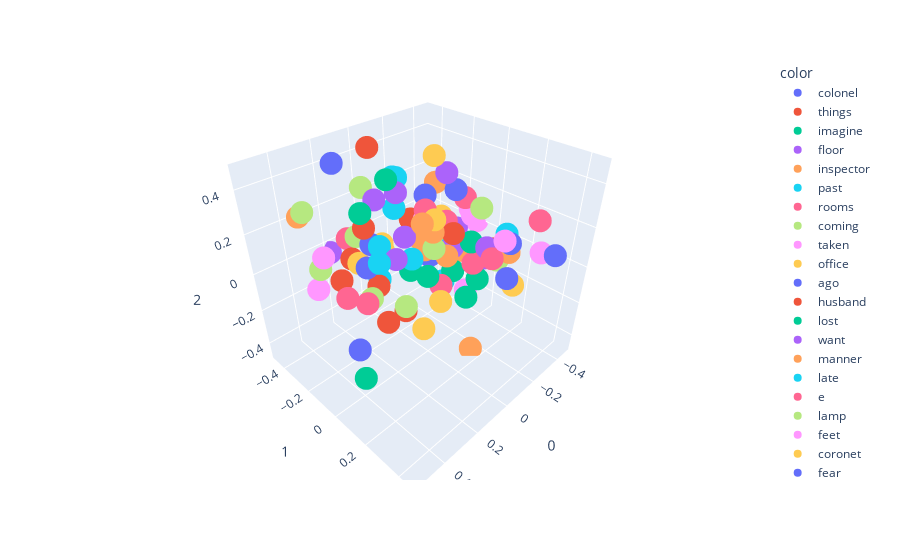

The notebook cell saved with this chart:
### Code cell
#Plotting words on a 3-d hyperplane
fig=px.scatter_3d(X[400:500],x=0,y=1,z=2,color=model_word.wv.index_to_key[400:500])
fig.show()

### Figure 1 — Plotly figure (JSON) as saved in the notebook; plotly's stock layout.template omitted (floating-point values rounded to 4 significant figures)
{"data": [{"hovertemplate": "color=colonel<br>0=%{x}<br>1=%{y}<br>2=%{z}<extra></extra>", "legendgroup": "colonel", "marker": {"color": "#636efa", "symbol": "circle"}, "mode": "markers", "name": "colonel", "scene": "scene", "showlegend": true, "type": "scatter3d", "x": [0.1607], "y": [-0.193], "z": [0.1097]}, {"hovertemplate": "color=things<br>0=%{x}<br>1=%{y}<br>2=%{z}<extra></extra>", "legendgroup": "things", "marker": {"color": "#EF553B", "symbol": "circle"}, "mode": "markers", "name": "things", "scene": "scene", "showlegend": true, "type": "scatter3d", "x": [-0.2569], "y": [0.1452], "z": [0.05192]}, {"hovertemplate": "color=imagine<br>0=%{x}<br>1=%{y}<br>2=%{z}<extra></extra>", "legendgroup": "imagine", "marker": {"color": "#00cc96", "symbol": "circle"}, "mode": "markers", "name": "imagine", "scene": "scene", "showlegend": true, "type": "scatter3d", "x": [-0.2767], "y": [-0.2429], "z": [-0.08677]}, {"hovertemplate": "color=floor<br>0=%{x}<br>1=%{y}<br>2=%{z}<extra></extra>", "legendgroup": "floor", "marker": {"color": "#ab63fa", "symbol": "circle"}, "mode": "markers", "name": "floor", "scene": "scene", "showlegend": true, "type": "scatter3d", "x": [0.2794], "y": [0.1013], "z": [0.23]}, {"hovertemplate": "color=inspector<br>0=%{x}<br>1=%{y}<br>2=%{z}<extra></extra>", "legendgroup": "inspector", "marker": {"color": "#FFA15A", "symbol": "circle"}, "mode": "markers", "name": "inspector", "scene": "scene", "showlegend": true, "type": "scatter3d", "x": [-0.1371], "y": [-0.02158], "z": [-0.008134]}, {"hovertemplate": "color=past<br>0=%{x}<br>1=%{y}<br>2=%{z}<extra></extra>", "legendgroup": "past", "marker": {"color": "#19d3f3", "symbol": "circle"}, "mode": "markers", "name": "past", "scene": "scene", "showlegend": true, "type": "scatter3d", "x": [-0.007625], "y": [-0.2268], "z": [0.2076]}, {"hovertemplate": "color=rooms<br>0=%{x}<br>1=%{y}<br>2=%{z}<extra></extra>", "legendgroup": "rooms", "marker": {"color": "#FF6692", "symbol": "circle"}, "mode": "markers", "name": "rooms", "scene": "scene", "showlegend": true, "type": "scatter3d", "x": [-0.02555], "y": [-0.05062], "z": [0.2606]}, {"hovertemplate": "color=coming<br>0=%{x}<br>1=%{y}<br>2=%{z}<extra></extra>", "legendgroup": "coming", "marker": {"color": "#B6E880", "symbol": "circle"}, "mode": "markers", "name": "coming", "scene": "scene", "showlegend": true, "type": "scatter3d", "x": [0.08279], "y": [-0.3377], "z": [0.302]}, {"hovertemplate": "color=taken<br>0=%{x}<br>1=%{y}<br>2=%{z}<extra></extra>", "legendgroup": "taken", "marker": {"color": "#FF97FF", "symbol": "circle"}, "mode": "markers", "name": "taken", "scene": "scene", "showlegend": true, "type": "scatter3d", "x": [-0.07848], "y": [-0.1088], "z": [0.169]}, {"hovertemplate": "color=office<br>0=%{x}<br>1=%{y}<br>2=%{z}<extra></extra>", "legendgroup": "office", "marker": {"color": "#FECB52", "symbol": "circle"}, "mode": "markers", "name": "office", "scene": "scene", "showlegend": true, "type": "scatter3d", "x": [-0.09135], "y": [-0.0661], "z": [0.4759]}, {"hovertemplate": "color=ago<br>0=%{x}<br>1=%{y}<br>2=%{z}<extra></extra>", "legendgroup": "ago", "marker": {"color": "#636efa", "symbol": "circle"}, "mode": "markers", "name": "ago", "scene": "scene", "showlegend": true, "type": "scatter3d", "x": [-0.2504], "y": [-0.07996], "z": [0.2651]}, {"hovertemplate": "color=husband<br>0=%{x}<br>1=%{y}<br>2=%{z}<extra></extra>", "legendgroup": "husband", "marker": {"color": "#EF553B", "symbol": "circle"}, "mode": "markers", "name": "husband", "scene": "scene", "showlegend": true, "type": "scatter3d", "x": [-0.1991], "y": [-0.3251], "z": [0.03866]}, {"hovertemplate": "color=lost<br>0=%{x}<br>1=%{y}<br>2=%{z}<extra></extra>", "legendgroup": "lost", "marker": {"color": "#00cc96", "symbol": "circle"}, "mode": "markers", "name": "lost", "scene": "scene", "showlegend": true, "type": "scatter3d", "x": [-0.2913], "y": [0.0437], "z": [-0.1835]}, {"hovertemplate": "color=want<br>0=%{x}<br>1=%{y}<br>2=%{z}<extra></extra>", "legendgroup": "want", "marker": {"color": "#ab63fa", "symbol": "circle"}, "mode": "markers", "name": "want", "scene": "scene", "showlegend": true, "type": "scatter3d", "x": [-0.3481], "y": [-0.1522], "z": [-0.002342]}, {"hovertemplate": "color=manner<br>0=%{x}<br>1=%{y}<br>2=%{z}<extra></extra>", "legendgroup": "manner", "marker": {"color": "#FFA15A", "symbol": "circle"}, "mode": "markers", "name": "manner", "scene": "scene", "showlegend": true, "type": "scatter3d", "x": [-0.1369], "y": [0.1525], "z": [-0.4673]}, {"hovertemplate": "color=late<br>0=%{x}<br>1=%{y}<br>2=%{z}<extra></extra>", "legendgroup": "late", "marker": {"color": "#19d3f3", "symbol": "circle"}, "mode": "markers", "name": "late", "scene": "scene", "showlegend": true, "type": "scatter3d", "x": [-0.2613], "y": [-0.1684], "z": [-0.01356]}, {"hovertemplate": "color=e<br>0=%{x}<br>1=%{y}<br>2=%{z}<extra></extra>", "legendgroup": "e", "marker": {"color": "#FF6692", "symbol": "circle"}, "mode": "markers", "name": "e", "scene": "scene", "showlegend": true, "type": "scatter3d", "x": [-0.1472], "y": [0.2237], "z": [0.08847]}, {"hovertemplate": "color=lamp<br>0=%{x}<br>1=%{y}<br>2=%{z}<extra></extra>", "legendgroup": "lamp", "marker": {"color": "#B6E880", "symbol": "circle"}, "mode": "markers", "name": "lamp", "scene": "scene", "showlegend": true, "type": "scatter3d", "x": [0.4196], "y": [-0.197], "z": [0.106]}, {"hovertemplate": "color=feet<br>0=%{x}<br>1=%{y}<br>2=%{z}<extra></extra>", "legendgroup": "feet", "marker": {"color": "#FF97FF", "symbol": "circle"}, "mode": "markers", "name": "feet", "scene": "scene", "showlegend": true, "type": "scatter3d", "x": [0.4164], "y": [-0.1687], "z": [0.174]}, {"hovertemplate": "color=coronet<br>0=%{x}<br>1=%{y}<br>2=%{z}<extra></extra>", "legendgroup": "coronet", "marker": {"color": "#FECB52", "symbol": "circle"}, "mode": "markers", "name": "coronet", "scene": "scene", "showlegend": true, "type": "scatter3d", "x": [0.02815], "y": [-0.278], "z": [0.01658]}, {"hovertemplate": "color=fear<br>0=%{x}<br>1=%{y}<br>2=%{z}<extra></extra>", "legendgroup": "fear", "marker": {"color": "#636efa", "symbol": "circle"}, "mode": "markers", "name": "fear", "scene": "scene", "showlegend": true, "type": "scatter3d", "x": [-0.1885], "y": [-0.1805], "z": [-0.1053]}, {"hovertemplate": "color=cry<br>0=%{x}<br>1=%{y}<br>2=%{z}<extra></extra>", "legendgroup": "cry", "marker": {"color": "#EF553B", "symbol": "circle"}, "mode": "markers", "name": "cry", "scene": "scene", "showlegend": true, "type": "scatter3d", "x": [0.1634], "y": [-0.2324], "z": [0.1757]}, {"hovertemplate": "color=station<br>0=%{x}<br>1=%{y}<br>2=%{z}<extra></extra>", "legendgroup": "station", "marker": {"color": "#00cc96", "symbol": "circle"}, "mode": "markers", "name": "station", "scene": "scene", "showlegend": true, "type": "scatter3d", "x": [0.1334], "y": [-0.1089], "z": [0.4307]}, {"hovertemplate": "color=people<br>0=%{x}<br>1=%{y}<br>2=%{z}<extra></extra>", "legendgroup": "people", "marker": {"color": "#ab63fa", "symbol": "circle"}, "mode": "markers", "name": "people", "scene": "scene", "showlegend": true, "type": "scatter3d", "x": [-0.1538], "y": [0.1861], "z": [0.1231]}, {"hovertemplate": "color=walked<br>0=%{x}<br>1=%{y}<br>2=%{z}<extra></extra>", "legendgroup": "walked", "marker": {"color": "#FFA15A", "symbol": "circle"}, "mode": "markers", "name": "walked", "scene": "scene", "showlegend": true, "type": "scatter3d", "x": [0.4121], "y": [-0.3259], "z": [0.2911]}, {"hovertemplate": "color=seems<br>0=%{x}<br>1=%{y}<br>2=%{z}<extra></extra>", "legendgroup": "seems", "marker": {"color": "#19d3f3", "symbol": "circle"}, "mode": "markers", "name": "seems", "scene": "scene", "showlegend": true, "type": "scatter3d", "x": [-0.2154], "y": [-0.1109], "z": [-0.236]}, {"hovertemplate": "color=address<br>0=%{x}<br>1=%{y}<br>2=%{z}<extra></extra>", "legendgroup": "address", "marker": {"color": "#FF6692", "symbol": "circle"}, "mode": "markers", "name": "address", "scene": "scene", "showlegend": true, "type": "scatter3d", "x": [-0.3296], "y": [-0.08986], "z": [0.1938]}, {"hovertemplate": "color=absolutely<br>0=%{x}<br>1=%{y}<br>2=%{z}<extra></extra>", "legendgroup": "absolutely", "marker": {"color": "#B6E880", "symbol": "circle"}, "mode": "markers", "name": "absolutely", "scene": "scene", "showlegend": true, "type": "scatter3d", "x": [-0.431], "y": [0.05043], "z": [-0.1372]}, {"hovertemplate": "color=holder<br>0=%{x}<br>1=%{y}<br>2=%{z}<extra></extra>", "legendgroup": "holder", "marker": {"color": "#FF97FF", "symbol": "circle"}, "mode": "markers", "name": "holder", "scene": "scene", "showlegend": true, "type": "scatter3d", "x": [-0.1588], "y": [0.2702], "z": [0.191]}, {"hovertemplate": "color=second<br>0=%{x}<br>1=%{y}<br>2=%{z}<extra></extra>", "legendgroup": "second", "marker": {"color": "#FECB52", "symbol": "circle"}, "mode": "markers", "name": "second", "scene": "scene", "showlegend": true, "type": "scatter3d", "x": [-0.03248], "y": [-0.001994], "z": [0.2304]}, {"hovertemplate": "color=present<br>0=%{x}<br>1=%{y}<br>2=%{z}<extra></extra>", "legendgroup": "present", "marker": {"color": "#636efa", "symbol": "circle"}, "mode": "markers", "name": "present", "scene": "scene", "showlegend": true, "type": "scatter3d", "x": [-0.3043], "y": [0.2011], "z": [0.08306]}, {"hovertemplate": "color=letters<br>0=%{x}<br>1=%{y}<br>2=%{z}<extra></extra>", "legendgroup": "letters", "marker": {"color": "#EF553B", "symbol": "circle"}, "mode": "markers", "name": "letters", "scene": "scene", "showlegend": true, "type": "scatter3d", "x": [-0.1606], "y": [-0.00769], "z": [0.1069]}, {"hovertemplate": "color=outside<br>0=%{x}<br>1=%{y}<br>2=%{z}<extra></extra>", "legendgroup": "outside", "marker": {"color": "#00cc96", "symbol": "circle"}, "mode": "markers", "name": "outside", "scene": "scene", "showlegend": true, "type": "scatter3d", "x": [0.1136], "y": [0.103], "z": [0.06916]}, {"hovertemplate": "color=clair<br>0=%{x}<br>1=%{y}<br>2=%{z}<extra></extra>", "legendgroup": "clair", "marker": {"color": "#ab63fa", "symbol": "circle"}, "mode": "markers", "name": "clair", "scene": "scene", "showlegend": true, "type": "scatter3d", "x": [0.02666], "y": [-0.1254], "z": [0.1183]}, {"hovertemplate": "color=goose<br>0=%{x}<br>1=%{y}<br>2=%{z}<extra></extra>", "legendgroup": "goose", "marker": {"color": "#FFA15A", "symbol": "circle"}, "mode": "markers", "name": "goose", "scene": "scene", "showlegend": true, "type": "scatter3d", "x": [0.03553], "y": [-0.006811], "z": [0.2366]}, {"hovertemplate": "color=above<br>0=%{x}<br>1=%{y}<br>2=%{z}<extra></extra>", "legendgroup": "above", "marker": {"color": "#19d3f3", "symbol": "circle"}, "mode": "markers", "name": "above", "scene": "scene", "showlegend": true, "type": "scatter3d", "x": [0.09316], "y": [-0.01046], "z": [0.0897]}, {"hovertemplate": "color=air<br>0=%{x}<br>1=%{y}<br>2=%{z}<extra></extra>", "legendgroup": "air", "marker": {"color": "#FF6692", "symbol": "circle"}, "mode": "markers", "name": "air", "scene": "scene", "showlegend": true, "type": "scatter3d", "x": [0.3102], "y": [-0.1899], "z": [-0.09831]}, {"hovertemplate": "color=dress<br>0=%{x}<br>1=%{y}<br>2=%{z}<extra></extra>", "legendgroup": "dress", "marker": {"color": "#B6E880", "symbol": "circle"}, "mode": "markers", "name": "dress", "scene": "scene", "showlegend": true, "type": "scatter3d", "x": [0.103], "y": [-0.04073], "z": [-0.1775]}, {"hovertemplate": "color=marriage<br>0=%{x}<br>1=%{y}<br>2=%{z}<extra></extra>", "legendgroup": "marriage", "marker": {"color": "#FF97FF", "symbol": "circle"}, "mode": "markers", "name": "marriage", "scene": "scene", "showlegend": true, "type": "scatter3d", "x": [-0.3946], "y": [-0.09404], "z": [0.07477]}, {"hovertemplate": "color=remember<br>0=%{x}<br>1=%{y}<br>2=%{z}<extra></extra>", "legendgroup": "remember", "marker": {"color": "#FECB52", "symbol": "circle"}, "mode": "markers", "name": "remember", "scene": "scene", "showlegend": true, "type": "scatter3d", "x": [-0.231], "y": [-0.1486], "z": [0.1119]}, {"hovertemplate": "color=electronic<br>0=%{x}<br>1=%{y}<br>2=%{z}<extra></extra>", "legendgroup": "electronic", "marker": {"color": "#636efa", "symbol": "circle"}, "mode": "markers", "name": "electronic", "scene": "scene", "showlegend": true, "type": "scatter3d", "x": [-0.2452], "y": [0.4545], "z": [0.1665]}, {"hovertemplate": "color=spoke<br>0=%{x}<br>1=%{y}<br>2=%{z}<extra></extra>", "legendgroup": "spoke", "marker": {"color": "#EF553B", "symbol": "circle"}, "mode": "markers", "name": "spoke", "scene": "scene", "showlegend": true, "type": "scatter3d", "x": [0.1922], "y": [-0.395], "z": [-0.1717]}, {"hovertemplate": "color=appeared<br>0=%{x}<br>1=%{y}<br>2=%{z}<extra></extra>", "legendgroup": "appeared", "marker": {"color": "#00cc96", "symbol": "circle"}, "mode": "markers", "name": "appeared", "scene": "scene", "showlegend": true, "type": "scatter3d", "x": [0.03178], "y": [-0.08431], "z": [-0.0358]}, {"hovertemplate": "color=week<br>0=%{x}<br>1=%{y}<br>2=%{z}<extra></extra>", "legendgroup": "week", "marker": {"color": "#ab63fa", "symbol": "circle"}, "mode": "markers", "name": "week", "scene": "scene", "showlegend": true, "type": "scatter3d", "x": [-0.1202], "y": [-0.02137], "z": [0.4069]}, {"hovertemplate": "color=girl<br>0=%{x}<br>1=%{y}<br>2=%{z}<extra></extra>", "legendgroup": "girl", "marker": {"color": "#FFA15A", "symbol": "circle"}, "mode": "markers", "name": "girl", "scene": "scene", "showlegend": true, "type": "scatter3d", "x": [-0.3159], "y": [-0.1075], "z": [-0.1006]}, {"hovertemplate": "color=visitor<br>0=%{x}<br>1=%{y}<br>2=%{z}<extra></extra>", "legendgroup": "visitor", "marker": {"color": "#19d3f3", "symbol": "circle"}, "mode": "markers", "name": "visitor", "scene": "scene", "showlegend": true, "type": "scatter3d", "x": [0.04519], "y": [-0.2872], "z": [-0.1829]}, {"hovertemplate": "color=alone<br>0=%{x}<br>1=%{y}<br>2=%{z}<extra></extra>", "legendgroup": "alone", "marker": {"color": "#FF6692", "symbol": "circle"}, "mode": "markers", "name": "alone", "scene": "scene", "showlegend": true, "type": "scatter3d", "x": [-0.225], "y": [-0.1098], "z": [0.1023]}, {"hovertemplate": "color=held<br>0=%{x}<br>1=%{y}<br>2=%{z}<extra></extra>", "legendgroup": "held", "marker": {"color": "#B6E880", "symbol": "circle"}, "mode": "markers", "name": "held", "scene": "scene", "showlegend": true, "type": "scatter3d", "x": [0.204], "y": [-0.1538], "z": [-0.1388]}, {"hovertemplate": "color=reason<br>0=%{x}<br>1=%{y}<br>2=%{z}<extra></extra>", "legendgroup": "reason", "marker": {"color": "#FF97FF", "symbol": "circle"}, "mode": "markers", "name": "reason", "scene": "scene", "showlegend": true, "type": "scatter3d", "x": [-0.4374], "y": [-0.1443], "z": [0.07459]}, {"hovertemplate": "color=thank<br>0=%{x}<br>1=%{y}<br>2=%{z}<extra></extra>", "legendgroup": "thank", "marker": {"color": "#FECB52", "symbol": "circle"}, "mode": "markers", "name": "thank", "scene": "scene", "showlegend": true, "type": "scatter3d", "x": [-0.416], "y": [-0.1851], "z": [-0.1283]}, {"hovertemplate": "color=blue<br>0=%{x}<br>1=%{y}<br>2=%{z}<extra></extra>", "legendgroup": "blue", "marker": {"color": "#636efa", "symbol": "circle"}, "mode": "markers", "name": "blue", "scene": "scene", "showlegend": true, "type": "scatter3d", "x": [0.4528], "y": [0.06538], "z": [-0.1334]}, {"hovertemplate": "color=deep<br>0=%{x}<br>1=%{y}<br>2=%{z}<extra></extra>", "legendgroup": "deep", "marker": {"color": "#EF553B", "symbol": "circle"}, "mode": "markers", "name": "deep", "scene": "scene", "showlegend": true, "type": "scatter3d", "x": [0.2899], "y": [0.053], "z": [-0.09813]}, {"hovertemplate": "color=mine<br>0=%{x}<br>1=%{y}<br>2=%{z}<extra></extra>", "legendgroup": "mine", "marker": {"color": "#00cc96", "symbol": "circle"}, "mode": "markers", "name": "mine", "scene": "scene", "showlegend": true, "type": "scatter3d", "x": [-0.2092], "y": [-0.04467], "z": [-0.1378]}, {"hovertemplate": "color=rose<br>0=%{x}<br>1=%{y}<br>2=%{z}<extra></extra>", "legendgroup": "rose", "marker": {"color": "#ab63fa", "symbol": "circle"}, "mode": "markers", "name": "rose", "scene": "scene", "showlegend": true, "type": "scatter3d", "x": [0.1887], "y": [-0.4704], "z": [-0.04651]}, {"hovertemplate": "color=person<br>0=%{x}<br>1=%{y}<br>2=%{z}<extra></extra>", "legendgroup": "person", "marker": {"color": "#FFA15A", "symbol": "circle"}, "mode": "markers", "name": "person", "scene": "scene", "showlegend": true, "type": "scatter3d", "x": [-0.2899], "y": [0.2088], "z": [0.04694]}, {"hovertemplate": "color=called<br>0=%{x}<br>1=%{y}<br>2=%{z}<extra></extra>", "legendgroup": "called", "marker": {"color": "#19d3f3", "symbol": "circle"}, "mode": "markers", "name": "called", "scene": "scene", "showlegend": true, "type": "scatter3d", "x": [-0.07308], "y": [-0.2829], "z": [0.3149]}, {"hovertemplate": "color=john<br>0=%{x}<br>1=%{y}<br>2=%{z}<extra></extra>", "legendgroup": "john", "marker": {"color": "#FF6692", "symbol": "circle"}, "mode": "markers", "name": "john", "scene": "scene", "showlegend": true, "type": "scatter3d", "x": [-0.02459], "y": [0.05016], "z": [-0.07792]}, {"hovertemplate": "color=king<br>0=%{x}<br>1=%{y}<br>2=%{z}<extra></extra>", "legendgroup": "king", "marker": {"color": "#B6E880", "symbol": "circle"}, "mode": "markers", "name": "king", "scene": "scene", "showlegend": true, "type": "scatter3d", "x": [-0.2337], "y": [0.08307], "z": [0.2408]}, {"hovertemplate": "color=easy<br>0=%{x}<br>1=%{y}<br>2=%{z}<extra></extra>", "legendgroup": "easy", "marker": {"color": "#FF97FF", "symbol": "circle"}, "mode": "markers", "name": "easy", "scene": "scene", "showlegend": true, "type": "scatter3d", "x": [-0.2557], "y": [0.003207], "z": [-0.2533]}, {"hovertemplate": "color=dressed<br>0=%{x}<br>1=%{y}<br>2=%{z}<extra></extra>", "legendgroup": "dressed", "marker": {"color": "#FECB52", "symbol": "circle"}, "mode": "markers", "name": "dressed", "scene": "scene", "showlegend": true, "type": "scatter3d", "x": [0.1796], "y": [-0.2644], "z": [-0.01304]}, {"hovertemplate": "color=drove<br>0=%{x}<br>1=%{y}<br>2=%{z}<extra></extra>", "legendgroup": "drove", "marker": {"color": "#636efa", "symbol": "circle"}, "mode": "markers", "name": "drove", "scene": "scene", "showlegend": true, "type": "scatter3d", "x": [0.1803], "y": [-0.3944], "z": [0.4252]}, {"hovertemplate": "color=cab<br>0=%{x}<br>1=%{y}<br>2=%{z}<extra></extra>", "legendgroup": "cab", "marker": {"color": "#EF553B", "symbol": "circle"}, "mode": "markers", "name": "cab", "scene": "scene", "showlegend": true, "type": "scatter3d", "x": [-0.000373], "y": [-0.38], "z": [0.4473]}, {"hovertemplate": "color=fact<br>0=%{x}<br>1=%{y}<br>2=%{z}<extra></extra>", "legendgroup": "fact", "marker": {"color": "#00cc96", "symbol": "circle"}, "mode": "markers", "name": "fact", "scene": "scene", "showlegend": true, "type": "scatter3d", "x": [-0.2075], "y": [0.05876], "z": [0.07137]}, {"hovertemplate": "color=followed<br>0=%{x}<br>1=%{y}<br>2=%{z}<extra></extra>", "legendgroup": "followed", "marker": {"color": "#ab63fa", "symbol": "circle"}, "mode": "markers", "name": "followed", "scene": "scene", "showlegend": true, "type": "scatter3d", "x": [0.0757], "y": [-0.2598], "z": [0.2675]}, {"hovertemplate": "color=heart<br>0=%{x}<br>1=%{y}<br>2=%{z}<extra></extra>", "legendgroup": "heart", "marker": {"color": "#FFA15A", "symbol": "circle"}, "mode": "markers", "name": "heart", "scene": "scene", "showlegend": true, "type": "scatter3d", "x": [-0.1594], "y": [-0.1835], "z": [-0.05929]}, {"hovertemplate": "color=square<br>0=%{x}<br>1=%{y}<br>2=%{z}<extra></extra>", "legendgroup": "square", "marker": {"color": "#19d3f3", "symbol": "circle"}, "mode": "markers", "name": "square", "scene": "scene", "showlegend": true, "type": "scatter3d", "x": [0.2938], "y": [0.02685], "z": [0.2596]}, {"hovertemplate": "color=beside<br>0=%{x}<br>1=%{y}<br>2=%{z}<extra></extra>", "legendgroup": "beside", "marker": {"color": "#FF6692", "symbol": "circle"}, "mode": "markers", "name": "beside", "scene": "scene", "showlegend": true, "type": "scatter3d", "x": [0.3029], "y": [-0.05912], "z": [-0.05713]}, {"hovertemplate": "color=photograph<br>0=%{x}<br>1=%{y}<br>2=%{z}<extra></extra>", "legendgroup": "photograph", "marker": {"color": "#B6E880", "symbol": "circle"}, "mode": "markers", "name": "photograph", "scene": "scene", "showlegend": true, "type": "scatter3d", "x": [-0.2153], "y": [-0.1499], "z": [0.04821]}, {"hovertemplate": "color=married<br>0=%{x}<br>1=%{y}<br>2=%{z}<extra></extra>", "legendgroup": "married", "marker": {"color": "#FF97FF", "symbol": "circle"}, "mode": "markers", "name": "married", "scene": "scene", "showlegend": true, "type": "scatter3d", "x": [-0.257], "y": [-0.2011], "z": [0.04592]}, {"hovertemplate": "color=bell<br>0=%{x}<br>1=%{y}<br>2=%{z}<extra></extra>", "legendgroup": "bell", "marker": {"color": "#FECB52", "symbol": "circle"}, "mode": "markers", "name": "bell", "scene": "scene", "showlegend": true, "type": "scatter3d", "x": [0.07047], "y": [-0.2207], "z": [0.02433]}, {"hovertemplate": "color=foundation<br>0=%{x}<br>1=%{y}<br>2=%{z}<extra></extra>", "legendgroup": "foundation", "marker": {"color": "#636efa", "symbol": "circle"}, "mode": "markers", "name": "foundation", "scene": "scene", "showlegend": true, "type": "scatter3d", "x": [-0.08833], "y": [0.3457], "z": [0.07926]}, {"hovertemplate": "color=quick<br>0=%{x}<br>1=%{y}<br>2=%{z}<extra></extra>", "legendgroup": "quick", "marker": {"color": "#EF553B", "symbol": "circle"}, "mode": "markers", "name": "quick", "scene": "scene", "showlegend": true, "type": "scatter3d", "x": [0.04198], "y": [-0.1098], "z": [-0.2784]}, {"hovertemplate": "color=led<br>0=%{x}<br>1=%{y}<br>2=%{z}<extra></extra>", "legendgroup": "led", "marker": {"color": "#00cc96", "symbol": "circle"}, "mode": "markers", "name": "led", "scene": "scene", "showlegend": true, "type": "scatter3d", "x": [0.2565], "y": [-0.1265], "z": [0.3241]}, {"hovertemplate": "color=steps<br>0=%{x}<br>1=%{y}<br>2=%{z}<extra></extra>", "legendgroup": "steps", "marker": {"color": "#ab63fa", "symbol": "circle"}, "mode": "markers", "name": "steps", "scene": "scene", "showlegend": true, "type": "scatter3d", "x": [0.03624], "y": [-0.1636], "z": [0.3221]}, {"hovertemplate": "color=chance<br>0=%{x}<br>1=%{y}<br>2=%{z}<extra></extra>", "legendgroup": "chance", "marker": {"color": "#FFA15A", "symbol": "circle"}, "mode": "markers", "name": "chance", "scene": "scene", "showlegend": true, "type": "scatter3d", "x": [-0.2583], "y": [-0.2146], "z": [0.2534]}, {"hovertemplate": "color=windows<br>0=%{x}<br>1=%{y}<br>2=%{z}<extra></extra>", "legendgroup": "windows", "marker": {"color": "#19d3f3", "symbol": "circle"}, "mode": "markers", "name": "windows", "scene": "scene", "showlegend": true, "type": "scatter3d", "x": [0.3741], "y": [0.1193], "z": [0.2675]}, {"hovertemplate": "color=began<br>0=%{x}<br>1=%{y}<br>2=%{z}<extra></extra>", "legendgroup": "began", "marker": {"color": "#FF6692", "symbol": "circle"}, "mode": "markers", "name": "began", "scene": "scene", "showlegend": true, "type": "scatter3d", "x": [0.1248], "y": [-0.4129], "z": [0.02816]}, {"hovertemplate": "color=silence<br>0=%{x}<br>1=%{y}<br>2=%{z}<extra></extra>", "legendgroup": "silence", "marker": {"color": "#B6E880", "symbol": "circle"}, "mode": "markers", "name": "silence", "scene": "scene", "showlegend": true, "type": "scatter3d", "x": [0.1812], "y": [-0.266], "z": [0.1276]}, {"hovertemplate": "color=because<br>0=%{x}<br>1=%{y}<br>2=%{z}<extra></extra>", "legendgroup": "because", "marker": {"color": "#FF97FF", "symbol": "circle"}, "mode": "markers", "name": "because", "scene": "scene", "showlegend": true, "type": "scatter3d", "x": [-0.4669], "y": [-0.1207], "z": [0.003725]}, {"hovertemplate": "color=headed<br>0=%{x}<br>1=%{y}<br>2=%{z}<extra></extra>", "legendgroup": "headed", "marker": {"color": "#FECB52", "symbol": "circle"}, "mode": "markers", "name": "headed", "scene": "scene", "showlegend": true, "type": "scatter3d", "x": [0.03028], "y": [0.1008], "z": [-0.1094]}, {"hovertemplate": "color=struck<br>0=%{x}<br>1=%{y}<br>2=%{z}<extra></extra>", "legendgroup": "struck", "marker": {"color": "#636efa", "symbol": "circle"}, "mode": "markers", "name": "struck", "scene": "scene", "showlegend": true, "type": "scatter3d", "x": [0.1662], "y": [-0.2242], "z": [-0.02484]}, {"hovertemplate": "color=eye<br>0=%{x}<br>1=%{y}<br>2=%{z}<extra></extra>", "legendgroup": "eye", "marker": {"color": "#EF553B", "symbol": "circle"}, "mode": "markers", "name": "eye", "scene": "scene", "showlegend": true, "type": "scatter3d", "x": [0.1198], "y": [-0.206], "z": [-0.1412]}, {"hovertemplate": "color=grey<br>0=%{x}<br>1=%{y}<br>2=%{z}<extra></extra>", "legendgroup": "grey", "marker": {"color": "#00cc96", "symbol": "circle"}, "mode": "markers", "name": "grey", "scene": "scene", "showlegend": true, "type": "scatter3d", "x": [0.5343], "y": [0.2006], "z": [-0.1286]}, {"hovertemplate": "color=likely<br>0=%{x}<br>1=%{y}<br>2=%{z}<extra></extra>", "legendgroup": "likely", "marker": {"color": "#ab63fa", "symbol": "circle"}, "mode": "markers", "name": "likely", "scene": "scene", "showlegend": true, "type": "scatter3d", "x": [-0.3476], "y": [0.02916], "z": [-0.09496]}, {"hovertemplate": "color=twenty<br>0=%{x}<br>1=%{y}<br>2=%{z}<extra></extra>", "legendgroup": "twenty", "marker": {"color": "#FFA15A", "symbol": "circle"}, "mode": "markers", "name": "twenty", "scene": "scene", "showlegend": true, "type": "scatter3d", "x": [-0.09618], "y": [-0.0709], "z": [0.1143]}, {"hovertemplate": "color=started<br>0=%{x}<br>1=%{y}<br>2=%{z}<extra></extra>", "legendgroup": "started", "marker": {"color": "#19d3f3", "symbol": "circle"}, "mode": "markers", "name": "started", "scene": "scene", "showlegend": true, "type": "scatter3d", "x": [-0.01923], "y": [-0.2459], "z": [0.3479]}, {"hovertemplate": "color=attention<br>0=%{x}<br>1=%{y}<br>2=%{z}<extra></extra>", "legendgroup": "attention", "marker": {"color": "#FF6692", "symbol": "circle"}, "mode": "markers", "name": "attention", "scene": "scene", "showlegend": true, "type": "scatter3d", "x": [-0.2037], "y": [0.07971], "z": [-0.03157]}, {"hovertemplate": "color=bird<br>0=%{x}<br>1=%{y}<br>2=%{z}<extra></extra>", "legendgroup": "bird", "marker": {"color": "#B6E880", "symbol": "circle"}, "mode": "markers", "name": "bird", "scene": "scene", "showlegend": true, "type": "scatter3d", "x": [-0.07369], "y": [-0.04225], "z": [0.05157]}, {"hovertemplate": "color=terms<br>0=%{x}<br>1=%{y}<br>2=%{z}<extra></extra>", "legendgroup": "terms", "marker": {"color": "#FF97FF", "symbol": "circle"}, "mode": "markers", "name": "terms", "scene": "scene", "showlegend": true, "type": "scatter3d", "x": [-0.2205], "y": [0.4046], "z": [0.1677]}, {"hovertemplate": "color=public<br>0=%{x}<br>1=%{y}<br>2=%{z}<extra></extra>", "legendgroup": "public", "marker": {"color": "#FECB52", "symbol": "circle"}, "mode": "markers", "name": "public", "scene": "scene", "showlegend": true, "type": "scatter3d", "x": [-0.1948], "y": [0.3086], "z": [-0.02997]}, {"hovertemplate": "color=next<br>0=%{x}<br>1=%{y}<br>2=%{z}<extra></extra>", "legendgroup": "next", "marker": {"color": "#636efa", "symbol": "circle"}, "mode": "markers", "name": "next", "scene": "scene", "showlegend": true, "type": "scatter3d", "x": [-0.1304], "y": [-0.1553], "z": [0.2546]}, {"hovertemplate": "color=step<br>0=%{x}<br>1=%{y}<br>2=%{z}<extra></extra>", "legendgroup": "step", "marker": {"color": "#EF553B", "symbol": "circle"}, "mode": "markers", "name": "step", "scene": "scene", "showlegend": true, "type": "scatter3d", "x": [0.1557], "y": [-0.3483], "z": [-0.04059]}, {"hovertemplate": "color=nature<br>0=%{x}<br>1=%{y}<br>2=%{z}<extra></extra>", "legendgroup": "nature", "marker": {"color": "#00cc96", "symbol": "circle"}, "mode": "markers", "name": "nature", "scene": "scene", "showlegend": true, "type": "scatter3d", "x": [-0.1281], "y": [0.1119], "z": [-0.1676]}, {"hovertemplate": "color=ready<br>0=%{x}<br>1=%{y}<br>2=%{z}<extra></extra>", "legendgroup": "ready", "marker": {"color": "#ab63fa", "symbol": "circle"}, "mode": "markers", "name": "ready", "scene": "scene", "showlegend": true, "type": "scatter3d", "x": [-0.2346], "y": [-0.07453], "z": [-0.02896]}, {"hovertemplate": "color=arthur<br>0=%{x}<br>1=%{y}<br>2=%{z}<extra></extra>", "legendgroup": "arthur", "marker": {"color": "#FFA15A", "symbol": "circle"}, "mode": "markers", "name": "arthur", "scene": "scene", "showlegend": true, "type": "scatter3d", "x": [-0.1659], "y": [-0.2207], "z": [-0.01806]}, {"hovertemplate": "color=cases<br>0=%{x}<br>1=%{y}<br>2=%{z}<extra></extra>", "legendgroup": "cases", "marker": {"color": "#19d3f3", "symbol": "circle"}, "mode": "markers", "name": "cases", "scene": "scene", "showlegend": true, "type": "scatter3d", "x": [-0.3581], "y": [0.1417], "z": [0.0833]}, {"hovertemplate": "color=states<br>0=%{x}<br>1=%{y}<br>2=%{z}<extra></extra>", "legendgroup": "states", "marker": {"color": "#FF6692", "symbol": "circle"}, "mode": "markers", "name": "states", "scene": "scene", "showlegend": true, "type": "scatter3d", "x": [-0.2107], "y": [0.3842], "z": [0.3096]}, {"hovertemplate": "color=passage<br>0=%{x}<br>1=%{y}<br>2=%{z}<extra></extra>", "legendgroup": "passage", "marker": {"color": "#B6E880", "symbol": "circle"}, "mode": "markers", "name": "passage", "scene": "scene", "showlegend": true, "type": "scatter3d", "x": [0.4102], "y": [-0.2918], "z": [0.3238]}, {"hovertemplate": "color=standing<br>0=%{x}<br>1=%{y}<br>2=%{z}<extra></extra>", "legendgroup": "standing", "marker": {"color": "#FF97FF", "symbol": "circle"}, "mode": "markers", "name": "standing", "scene": "scene", "showlegend": true, "type": "scatter3d", "x": [0.4222], "y": [-0.2299], "z": [-0.0112]}, {"hovertemplate": "color=whose<br>0=%{x}<br>1=%{y}<br>2=%{z}<extra></extra>", "legendgroup": "whose", "marker": {"color": "#FECB52", "symbol": "circle"}, "mode": "markers", "name": "whose", "scene": "scene", "showlegend": true, "type": "scatter3d", "x": [0.07297], "y": [0.04042], "z": [-0.2787]}], "layout": {"legend": {"title": {"text": "color"}, "tracegroupgap": 0}, "margin": {"t": 60}, "scene": {"domain": {"x": [0, 1], "y": [0, 1]}, "xaxis": {"title": {"text": "0"}}, "yaxis": {"title": {"text": "1"}}, "zaxis": {"title": {"text": "2"}}}}}
